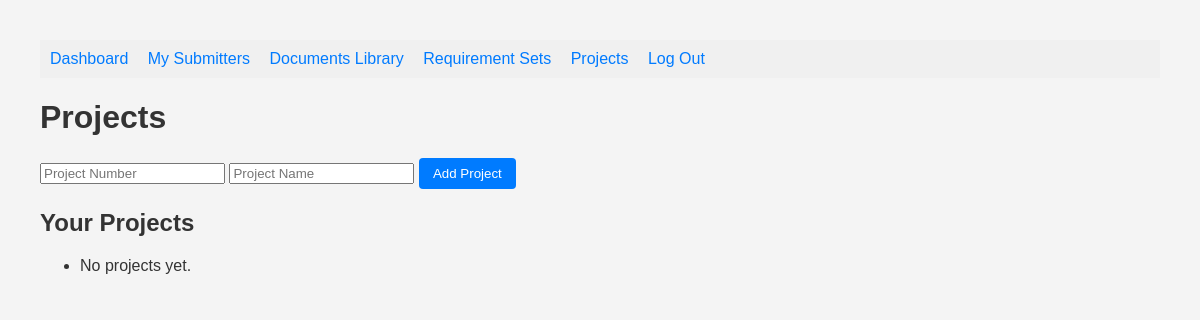
The page /projects (signed in) on the database as committed earlier.
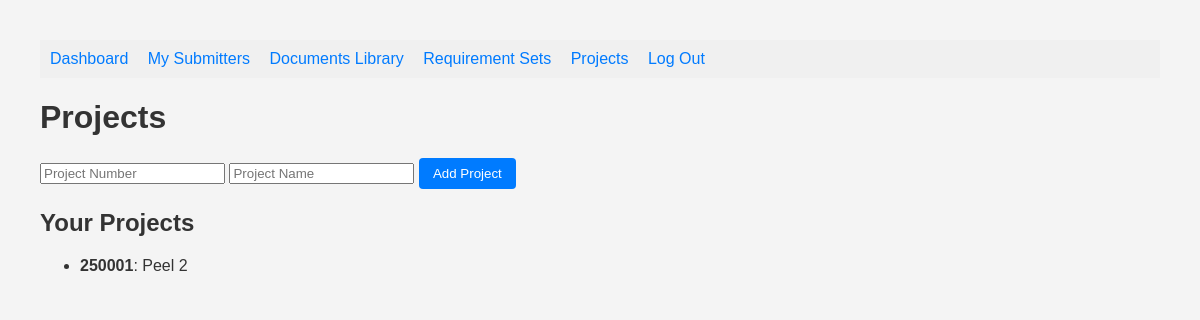
The same page on the database as committed later.
### tables this page shows
CREATE TABLE project (
    id INTEGER PRIMARY KEY AUTOINCREMENT,
    project_number INTEGER NOT NULL,
    project_name TEXT NOT NULL,
    project_admin_id INTEGER NOT NULL,
    FOREIGN KEY (project_admin_id) REFERENCES admin_users(id)
);

### app.py (the view)
@app.route("/projects", methods=['GET', 'POST'])
def projects():
    if not session.get("admin"):
        return redirect("/login")
    db = get_db()
    user_id = session.get("id")
    if request.method == "POST":
        project_number = request.form.get("project_number")
        project_name = request.form.get("project_name")
        db.execute("INSERT INTO project (project_number, project_name, project_admin_id) VALUES (?, ?, ?)", (project_number, project_name, user_id))
        db.commit()
        return redirect("/projects")
    projects = db.execute("SELECT project_number, project_name FROM project WHERE project_admin_id = ?", (user_id,)).fetchall()
    return render_template("projects.html", projects=projects)

### app.py (called while the page is built)
def get_db():
    conn = sqlite3.connect("database.db")
    conn.row_factory = sqlite3.Row
    return conn

### templates/projects.html (shortened to what this page needs)
<!DOCTYPE html>
<html lang="en">
<head>
    <link rel="stylesheet" href="{{ url_for('static', filename='style.css') }}">
</head>
<body>
    <nav style="background-color: #f0f0f0; padding: 10px;">
        <a href="/admin" style="margin-right: 15px;">Dashboard</a>
        <a href="/my_submitters" style="margin-right: 15px;">My Submitters</a>
        <a href="/documents_library" style="margin-right: 15px;">Documents Library</a>
        <a href="/my_sets" style="margin-right: 15px;">Requirement Sets</a>
        <a href="/projects" style="margin-right: 15px;">Projects</a>
        <a href="/logout">Log Out</a>
    </nav>
    <h1>Projects</h1>
    <form method="POST">
        <input type="text" name="project_number" placeholder="Project Number" required>
        <input type="text" name="project_name" placeholder="Project Name" required>
        <button type="submit">Add Project</button>
    </form>
    <h2>Your Projects</h2>
    <ul>
        {% for project in projects %}
            <li><strong>{{ project.project_number }}</strong>: {{ project.project_name }}</li>
        {% else %}
            <li>No projects yet.</li>
        {% endfor %}
    </ul>
</body>
</html>

Rows that differ between the two databases and show on the page:
added project: project_number "250001", project_name "Peel 2"
Other text that changed with them:
text no longer shown: "No projects yet."
